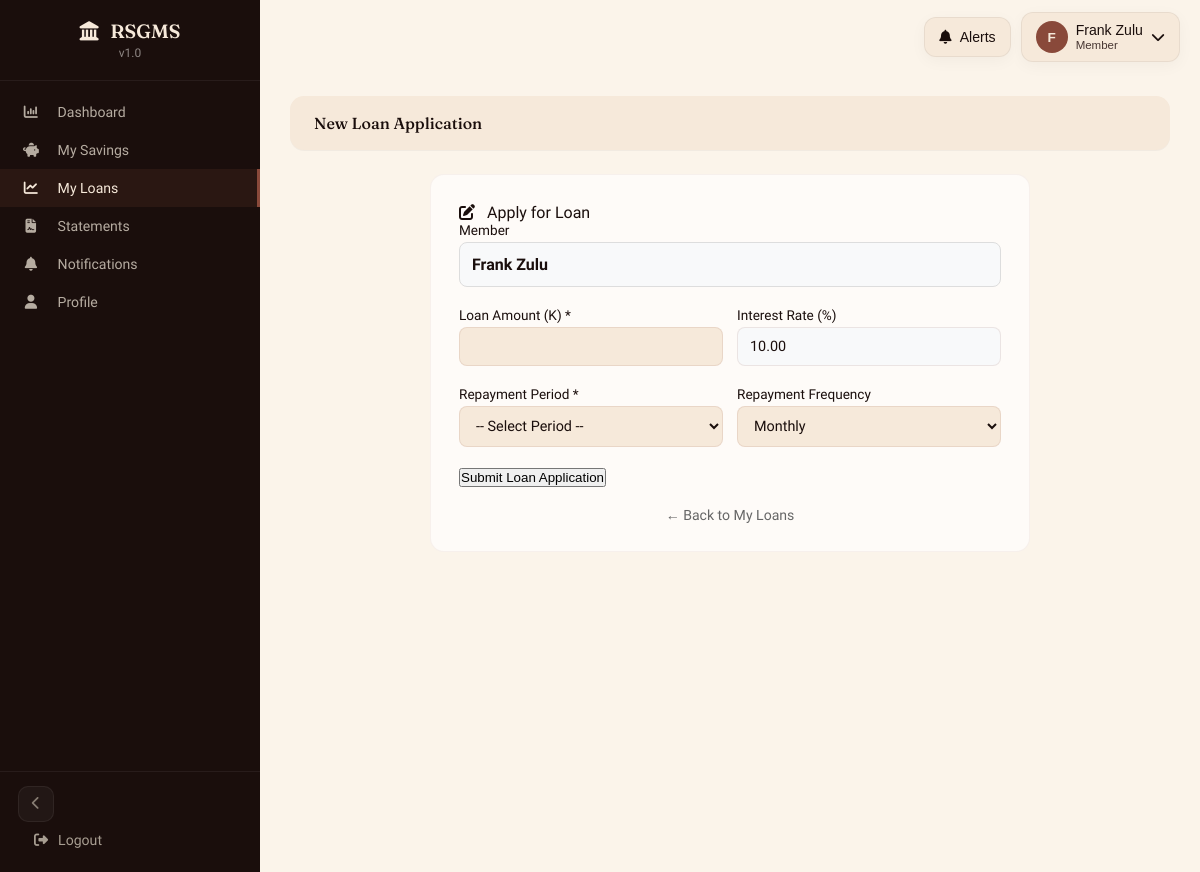
/new_loan.php (signed in), run on the app's committed database.
### tables this page shows
CREATE TABLE IF NOT EXISTS users (
    id INT AUTO_INCREMENT PRIMARY KEY,
    username VARCHAR(50) UNIQUE NOT NULL,
    password VARCHAR(255) NOT NULL,
    full_name VARCHAR(100) NOT NULL,
    email VARCHAR(100),
    phone VARCHAR(20),
    role ENUM('admin', 'group_admin', 'loan_officer', 'member') DEFAULT 'member',
    group_id INT,
    status ENUM('active','pending') DEFAULT 'active',
    last_login DATETIME DEFAULT NULL,
    created_at TIMESTAMP DEFAULT CURRENT_TIMESTAMP,
    INDEX idx_users_status (status)
);

CREATE TABLE IF NOT EXISTS savings_groups (
    id INT AUTO_INCREMENT PRIMARY KEY,
    group_name VARCHAR(100) NOT NULL,
    group_code VARCHAR(20) UNIQUE NOT NULL,
    description TEXT,
    interest_rate DECIMAL(5,2) DEFAULT 10.00,
    penalty_rate DECIMAL(5,2) DEFAULT 5.00,
    meeting_day VARCHAR(20),
    contribution_amount DECIMAL(10,2) DEFAULT 0.00,
    invitation_code VARCHAR(6) UNIQUE,
    cycle_start_date DATE,
    cycle_end_date DATE,
    total_savings DECIMAL(15,2) DEFAULT 0.00,
    total_loans DECIMAL(15,2) DEFAULT 0.00,
    created_by INT,
    created_at TIMESTAMP DEFAULT CURRENT_TIMESTAMP,
    FOREIGN KEY (created_by) REFERENCES users(id)
);

### new_loan.php (the view, shortened to what this page needs)
<?php
require_once 'includes/init.php';
$user_id = $_SESSION['user_id'];
$group_id = $_SESSION['group_id'];
if ($group_id) {
    $stmt = $pdo->prepare("SELECT * FROM savings_groups WHERE id = ?");
    $stmt->execute([$group_id]);
    $group = $stmt->fetch();
} else {
    $group = ['interest_rate' => 10, 'penalty_rate' => 5];
}
$stmt = $pdo->prepare("SELECT id, full_name FROM users WHERE id = ?");
$stmt->execute([$user_id]);
$members = $stmt->fetchAll();
?>
<!DOCTYPE html>
<html lang="en">
<head>
    <link rel="stylesheet" href="assets/css/icons.css">
    <link rel="stylesheet" href="assets/css/design-system.css">
    <link rel="stylesheet" href="assets/css/toast.css">
</head>
<body>
    <?php require_once 'includes/sidebar.php'; ?>
    <?php include 'config/shared_navbar.php'; ?>
    <div class="main-content">
        <div class="top-bar">
            <h2>New Loan Application</h2>
        </div>
        <div class="form-container">
            <div class="form-title"><i class="fa-solid fa-pen-to-square section-icon"></i> Apply for Loan</div>
            <form method="POST" action="" id="loanForm">
                <div class="form-group">
                    <label>Member</label>
                    <div style="padding:12px; background:#f8f9fa; border:1px solid #ddd; border-radius:8px; font-weight:600;">
                        <?php echo htmlspecialchars($members[0]['full_name'] ?? 'You'); ?>
                    </div>
                </div>
                <div class="form-row">
                    <div class="form-group">
                        <label>Loan Amount (K) *</label>
                        <input type="number" name="principal" id="principal" step="0.01" min="0" required value="<?php echo htmlspecialchars($_POST['principal'] ?? ''); ?>">
                    </div>
                    <div class="form-group">
                        <label>Interest Rate (%)</label>
                        <input type="number" name="interest_rate" id="interestRate" step="0.01" value="<?php echo htmlspecialchars($_POST['interest_rate'] ?? $group['interest_rate']); ?>" readonly style="background: #f8f9fa;">
                    </div>
                </div>
                <div class="form-row">
                    <div class="form-group">
                        <label>Repayment Period *</label>
                        <select name="repayment_period" id="repaymentPeriod" required>
                            <option value="">-- Select Period --</option>
                        </select>
                    </div>
                    <div class="form-group">
                        <label>Repayment Frequency</label>
                        <select name="repayment_frequency">
                            <option value="monthly">Monthly</option>
                        </select>
                    </div>
                </div>
                <button type="submit" class="btn-submit">Submit Loan Application</button>
            </form>
            <a href="my_loans.php" class="back-link">← Back to My Loans</a>
        </div>
    </div>
</body>
</html>

### config/shared_navbar.php (shortened to what this page needs)
<?php
$sharedNavbarUserId = (int) $_SESSION['user_id'];
$sharedNavbarRole = $_SESSION['role'] ?? 'member';
$sharedNavbarStmt = $pdo->prepare('SELECT id, full_name, username, email, role FROM users WHERE id = ?');
$sharedNavbarStmt->execute([$sharedNavbarUserId]);
$sharedNavbarUser = $sharedNavbarStmt->fetch();
$sharedNavbarDisplayName = $sharedNavbarUser['full_name'] ?: ($sharedNavbarUser['username'] ?? 'User');
$sharedNavbarRoleLabel = ucfirst(str_replace('_', ' ', $sharedNavbarRole));
$sharedNavbarInitial = strtoupper(substr($sharedNavbarDisplayName, 0, 1));
?>
<div class="shared-navbar" data-shared-navbar>
    <div class="shared-navbar-shell">
        <div class="shared-navbar-wrap">
            <button type="button" class="shared-navbar-button shared-navbar-bell" data-navbar-toggle="notifications" aria-haspopup="true" aria-expanded="false" aria-controls="sharedNotificationsMenu">
                <i class="fa-solid fa-bell"></i>
                <span>Alerts</span>
            </button>
        </div>
        <div class="shared-navbar-wrap">
            <button type="button" class="shared-navbar-button shared-navbar-profile" data-navbar-toggle="profile" aria-haspopup="true" aria-expanded="false" aria-controls="sharedProfileMenu">
                <span class="shared-navbar-avatar"><?php echo htmlspecialchars($sharedNavbarInitial); ?></span>
                <span class="shared-navbar-copy">
                    <span class="shared-navbar-label"><?php echo htmlspecialchars($sharedNavbarDisplayName); ?></span>
                    <span class="shared-navbar-subtext"><?php echo htmlspecialchars($sharedNavbarRoleLabel); ?></span>
                </span>
                <i class="fa-solid fa-chevron-down" style="margin-left:auto;"></i>
            </button>
        </div>
    </div>
</div>
<div class="shared-navbar-spacer" aria-hidden="true"></div>

### assets/css/design-system.css (style rules this page uses)
:root { --clay:oklch(0.48 0.09 35); --clay-dark:oklch(0.35 0.07 33); --clay-light:oklch(0.62 0.10 38); --cream:oklch(0.94 0.025 70); --cream-light:oklch(0.97 0.015 75); --ink:oklch(0.18 0.02 30); --ink-soft:oklch(0.35 0.025 35); --gold:oklch(0.70 0.10 75); --gold-light:oklch(0.80 0.08 80); --moss:oklch(0.40 0.06 140); --sand:oklch(0.85 0.03 70); --white-soft:oklch(0.99 0.005 75); --danger:oklch(0.55 0.15 25); --danger-hover:oklch(0.45 0.15 25); --success:oklch(0.50 0.12 150); --success-hover:oklch(0.42 0.12 150); --radius-sm:8px; --radius-md:14px; --radius-lg:18px; --radius-full:999px; --shadow-card:0 4px 16px oklch(0 0 0 / .04); --shadow-card-hover:0 8px 24px oklch(0 0 0 / .07); --shadow-section:0 1px 0 oklch(0 0 0 / .06); --shadow-topbar:0 1px 0 oklch(0 0 0 / .04); --sidebar-width:260px; --sidebar-collapsed:64px; --section-padding:20px; --card-padding:18px; --grid-gap:18px; --transition-card:transform .22s cubic-bezier(.22,1,.36,1),box-shadow .22s; }
* { margin:0;padding:0;box-sizing:border-box }
body { font-family:'Sora',sans-serif; font-weight:300; background:var(--cream-light); color:var(--ink); -webkit-font-smoothing:antialiased; }
h1,h2,h3,h4,.h { font-family:'Fraunces',serif; font-weight:600; font-variation-settings:'SOFT' 85; line-height:1.15; }
.main-content { margin-left:var(--sidebar-width); padding:clamp(1rem,2vw,1.5rem) clamp(1rem,2.5vw,2rem); min-height:100vh; transition:margin-left .3s ease; }
.top-bar { background:var(--cream);border-radius:var(--radius-md); padding:clamp(1rem,1.5vw,1.5rem) clamp(1.25rem,2vw,1.75rem); margin-bottom:clamp(1.25rem,2vw,1.75rem); display:flex;align-items:center;justify-content:space-between;gap:16px; box-shadow:var(--shadow-topbar); }
.top-bar h2 { color:var(--ink);font-size:clamp(1rem,1.3vw,1.25rem); font-weight:500;font-variation-settings:'SOFT' 80; }
.form-group { margin-bottom:14px }
label { display:block;margin-bottom:4px;font-size:0.85rem;font-weight:500;color:var(--ink) }
input,select,textarea { width:100%;padding:10px 12px;font-family:'Sora',sans-serif;font-size:0.9rem; border:1px solid oklch(from var(--clay) l c h / .12); border-radius:var(--radius-sm);background:var(--cream);color:var(--ink); transition:border-color .2s,box-shadow .2s; }
.form-row { display:grid;grid-template-columns:repeat(auto-fit,minmax(200px,1fr));gap:14px }
.form-container { background:var(--white-soft);border-radius:var(--radius-md); padding:28px;max-width:600px;margin:0 auto; border:1px solid oklch(from var(--clay) l c h / .06); }
.back-link { color:var(--clay);text-decoration:none;font-size:0.88rem }

### assets/css/toast.css (style rules this page uses)
:root { --toast-success-bg: #ecfdf5; --toast-success-border: #a7f3d0; --toast-success-text: #065f46; --toast-success-icon: #10b981; --toast-error-bg: #fef2f2; --toast-error-border: #fecaca; --toast-error-text: #991b1b; --toast-error-icon: #ef4444; --toast-warning-bg: #fffbeb; --toast-warning-border: #fde68a; --toast-warning-text: #92400e; --toast-warning-icon: #f59e0b; --toast-info-bg: #eff6ff; --toast-info-border: #bfdbfe; --toast-info-text: #1e40af; --toast-info-icon: #3b82f6; }

### new_loan.php (style rules this page uses)
.form-group { margin-bottom: 20px; }
.back-link { display: block; text-align: center; margin-top: 20px; color: #666; text-decoration: none; }

### config/shared_navbar.php (style rules this page uses)
.shared-navbar-spacer { height: 72px; }
.shared-navbar { position: fixed; top: 0; left: var(--sidebar-width); right: 0; z-index: 120; pointer-events: none; padding: 12px 20px 0; transition: left .3s ease; }
.shared-navbar-shell { pointer-events: auto; display: flex; align-items: center; justify-content: flex-end; gap: 10px; }
.shared-navbar-wrap { position: relative; }
.shared-navbar-button { min-height: 40px; display: inline-flex; align-items: center; gap: 8px; padding: 8px 14px; border: 1px solid oklch(0 0 0 / .06); border-radius: 12px; background: var(--cream); color: var(--ink); box-shadow: var(--shadow-card); cursor: pointer; transition: transform .15s, box-shadow .15s; }
.shared-navbar-bell { font-weight: 500; font-size: 0.88rem; }
.shared-navbar-profile { font-size: 0.88rem; }
.shared-navbar-avatar { width: 32px; height: 32px; border-radius: 50%; display: inline-flex; align-items: center; justify-content: center; background: var(--clay); color: var(--cream); font-size: 0.85rem; font-weight: 600; }
.shared-navbar-copy { display: flex; flex-direction: column; align-items: flex-start; line-height: 1.2; text-align: left; }
.shared-navbar-label { font-weight: 500; font-size: 0.88rem; color: var(--ink); }
.shared-navbar-subtext { color: var(--ink-soft); font-size: 0.72rem; }

### data on the page
users: full_name "F", full_name "Frank Zulu"
savings_groups: interest_rate "10.00"

### other printed values
$sharedNavbarRoleLabel "Member"
